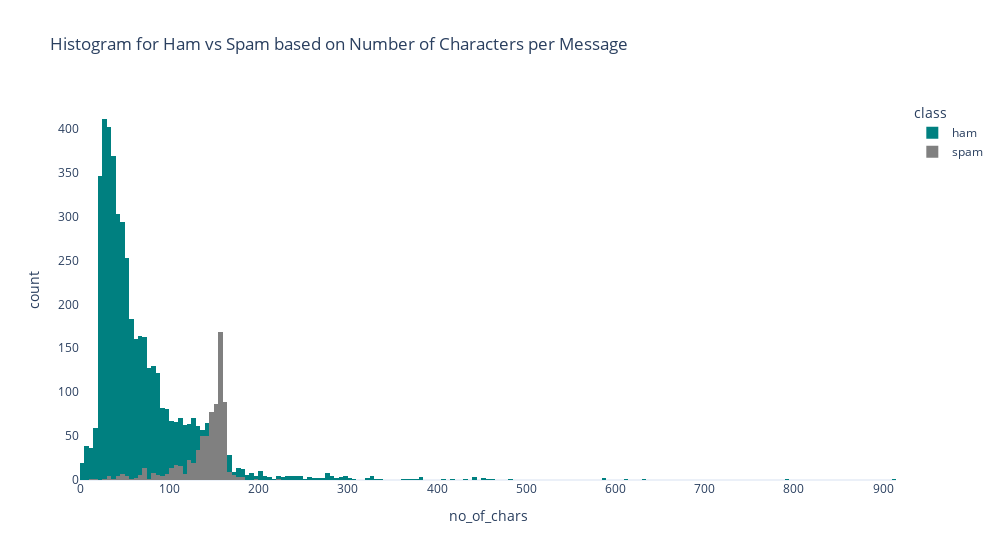

Write notebook code for a chart like this one.
### Markdown cell above
## Exploring Number of Characters per Message

### Code cell
fig = px.histogram(data, x = 'no_of_chars', color = 'class', 
                   template = 'plotly_white', 
                   color_discrete_sequence = ["teal", "gray"],
                   title = "Histogram for Ham vs Spam based on Number of Characters per Message",
                   width = 1000)

fig.update_xaxes(showgrid = False)
fig.update_yaxes(showgrid = False)
fig.update_layout(barmode = 'overlay')
fig.show()

### Figure 1 — Plotly figure (JSON) as saved in the notebook; plotly's stock layout.template omitted (floating-point values rounded to 4 significant figures; data arrays with more than 128 entries replaced by an {"elided": "..."} marker saying what was removed)
{"data": [{"alignmentgroup": "True", "bingroup": "x", "hovertemplate": "class=ham<br>no_of_chars=%{x}<br>count=%{y}<extra></extra>", "legendgroup": "ham", "marker": {"color": "teal", "pattern": {"shape": ""}}, "name": "ham", "offsetgroup": "ham", "orientation": "v", "showlegend": true, "type": "histogram", "x": {"elided": "4825 int values"}, "xaxis": "x", "yaxis": "y"}, {"alignmentgroup": "True", "bingroup": "x", "hovertemplate": "class=spam<br>no_of_chars=%{x}<br>count=%{y}<extra></extra>", "legendgroup": "spam", "marker": {"color": "gray", "pattern": {"shape": ""}}, "name": "spam", "offsetgroup": "spam", "orientation": "v", "showlegend": true, "type": "histogram", "x": {"elided": "747 int values"}, "xaxis": "x", "yaxis": "y"}], "layout": {"barmode": "overlay", "legend": {"title": {"text": "class"}, "tracegroupgap": 0}, "title": {"text": "Histogram for Ham vs Spam based on Number of Characters per Message"}, "width": 1000, "xaxis": {"anchor": "y", "domain": [0, 1], "showgrid": false, "title": {"text": "no_of_chars"}}, "yaxis": {"anchor": "x", "domain": [0, 1], "showgrid": false, "title": {"text": "count"}}}}
